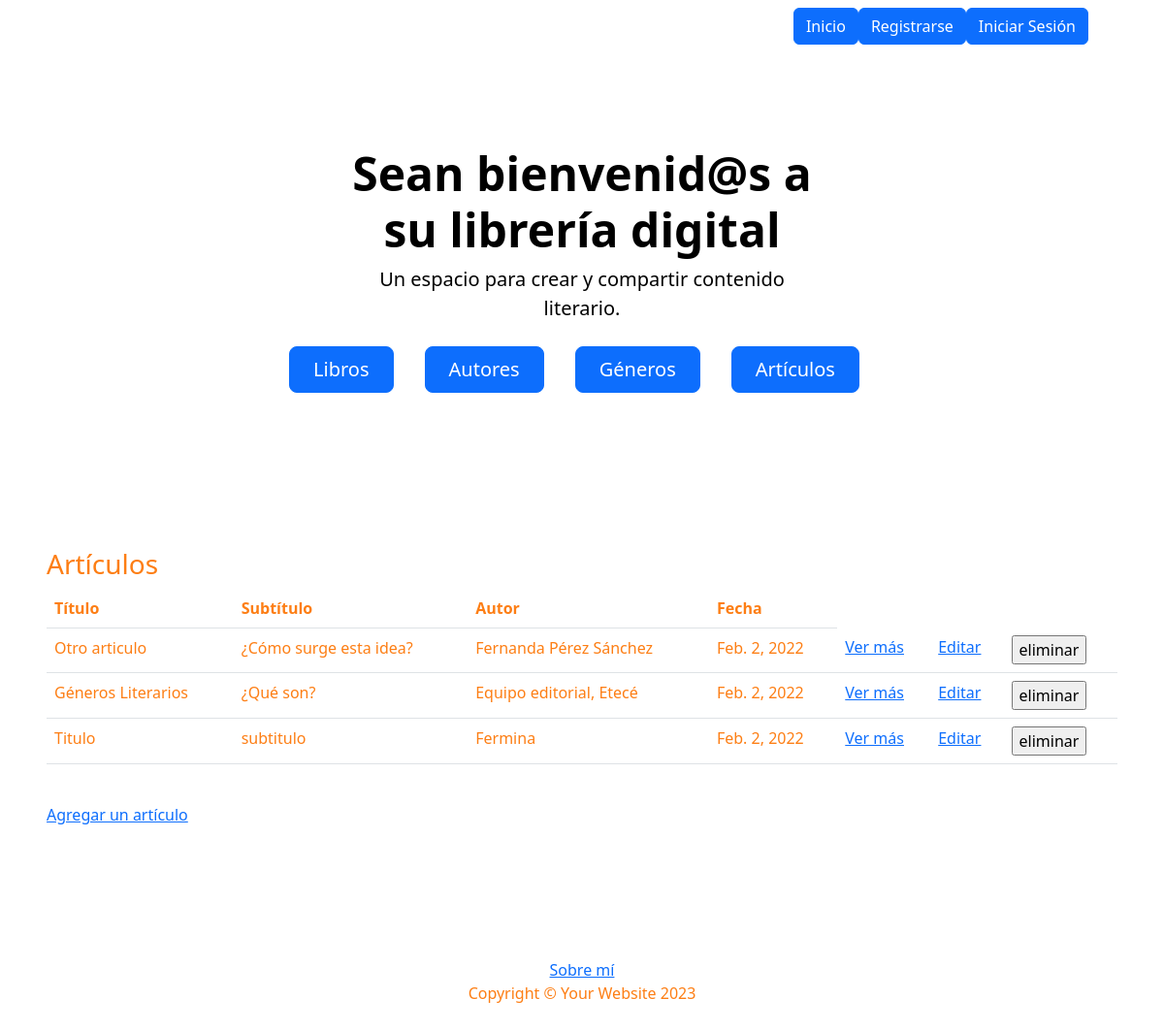
/blog/pages/, run on the app's committed database.
### blog/models.py (models this page shows)
class Articulo(models.Model):
    titulo = models.CharField(max_length=256)
    subtitulo = models.CharField(max_length=256)
    cuerpo = models.TextField()
    autor = models.CharField(max_length=64)
    fecha = models.DateField()

### blog/views.py (the view)
# urls.py: path("pages/", views.listar_articulos, name='lista_articulos'),
def listar_articulos(request):
        contexto = {
            "articulos": Articulo.objects.all(),
        }
        http_response = render(
            request=request,
            template_name='blog/lista_articulos.html',
            context=contexto,
        )
        return http_response

### blog/templates/blog/lista_articulos.html (shortened to what this page needs)
{% extends 'base.html' %}
{% block contenido %}
    <h3>Artículos</h3>
<table class="table">
  <tbody>
      <tr>
          <th>Título</th>
          <th>Subtítulo</th>
          <th>Autor</th>
          <th>Fecha</th>
      </tr>
        {% for articulo in articulos %}
        <tr>
            <td>{{ articulo.titulo }}</td>
            <td>{{ articulo.subtitulo }}</td>
            <td>{{ articulo.autor }}</td>
            <td>{{ articulo.fecha }}</td>
            <td>
              <a href="{% url 'ver_articulos' articulo.id %}">Ver más</a>
          </td>
            <td>
              <a href="{% url 'editar_articulos' articulo.id %}">Editar</a>
          </td>
            <td>
                <form action="{% url 'eliminar_articulos' articulo.id %}" method="post">
                  <input type="submit" value="eliminar"/>
                </form>
              </td>
        </tr>
        {% endfor %}
    </tbody>
</table>
  <br>
  <a href="{% url 'crear_articulos' %}">Agregar un artículo</a>
  <br><br>
{% endblock contenido %}

### data on the page
Articulo: titulo "Otro articulo", subtitulo "¿Cómo surge esta idea?", autor "Fernanda Pérez Sánchez", fecha "Feb. 2, 2022"
Articulo: titulo "Géneros Literarios", subtitulo "¿Qué son?", autor "Equipo editorial, Etecé", fecha "Feb. 2, 2022"
Articulo: titulo "Titulo", subtitulo "subtitulo", autor "Fermina", fecha "Feb. 2, 2022"
